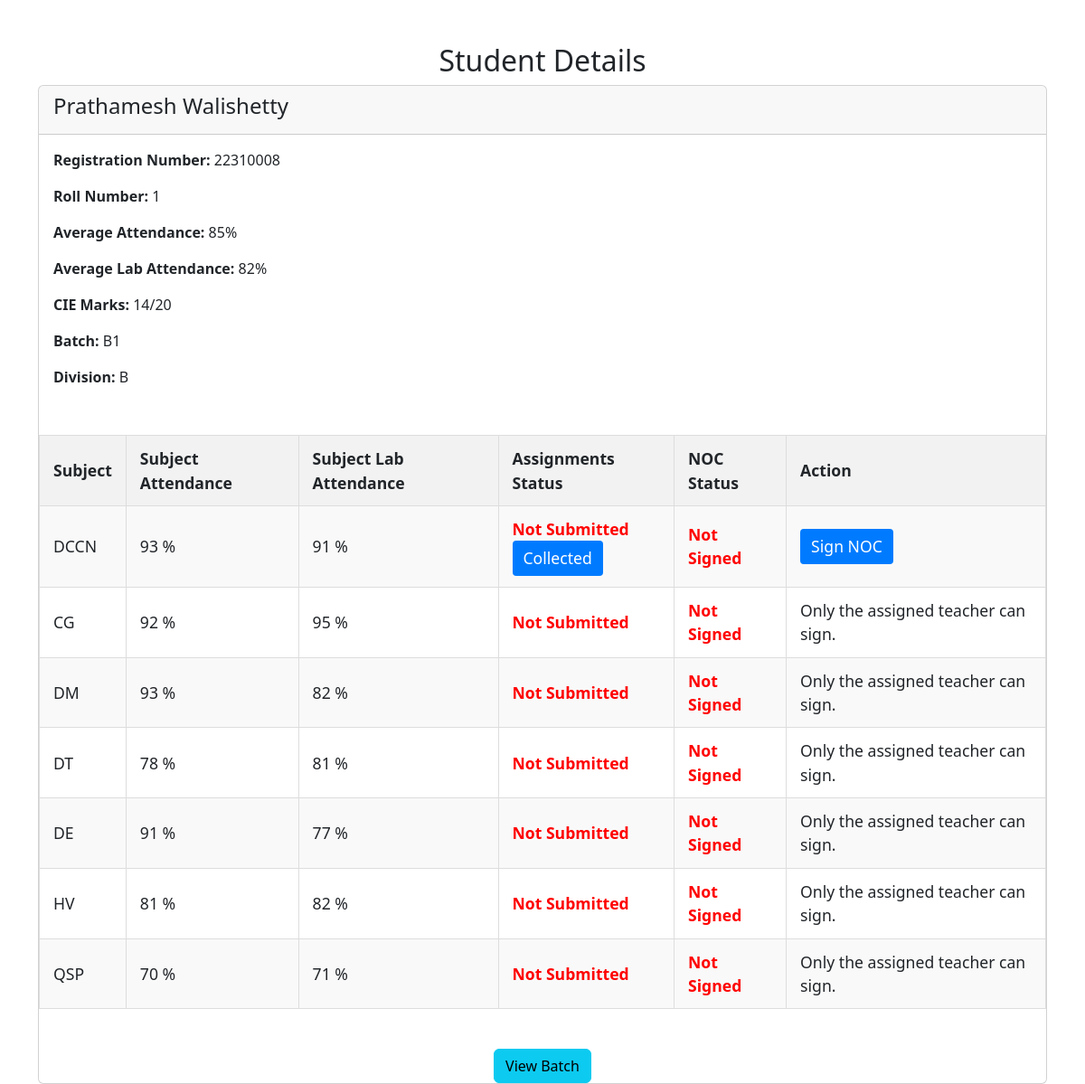
/view_student/22310008/ (signed in), run on the app's committed database.
### login/models.py (models this page shows, shortened)
class Student(models.Model):
    user = models.OneToOneField(User, on_delete=models.CASCADE, null=True, blank=True)
    registration_number = models.CharField(max_length=20, unique=True, primary_key=True)
    roll_number = models.CharField(max_length=20, unique=True)
    attendance = models.IntegerField(default=0)
    cie_marks = models.IntegerField(default=0)
    first_name = models.CharField(max_length=50)
    last_name = models.CharField(max_length=50)
    batch = models.ForeignKey(Batch, on_delete=models.SET_NULL, null=True, blank=True)
    division = models.ForeignKey(Division, on_delete=models.SET_NULL, null=True, blank=True)
    subjects = models.ManyToManyField(Subject, blank=True)

class Batch(models.Model):
    name = models.CharField(max_length=10, unique=True, primary_key=True)
    division = models.ForeignKey(Division, on_delete=models.CASCADE)

class Division(models.Model):
    name = models.CharField(max_length=10, unique=True, primary_key=True)

class Subject(models.Model):
    subject_id = models.CharField(max_length=10, unique=True, primary_key=True)
    subject_name = models.CharField(max_length=50)

### login/views.py (the view)
# urls.py: path('view_student/<str:registration_number>/', views.view_student, name='view_student'),
@login_required
def view_student(request, registration_number):
    student = Student.objects.get(registration_number=registration_number)
    student_subjects = StudentSubject.objects.filter(student=student)
    teacher_subjects = request.user.faculty.subjects.all()
    student_subjects_info = []
    attendance_total=0
    attendance_lab_total=0
    for student_subject in student_subjects:
        attendance_total = attendance_total + student_subject.subject_attendance
        attendance_lab_total = attendance_lab_total + student_subject.subject_lab_attendance
        is_teacher_assigned = teacher_subjects.filter(subject_id=student_subject.subject.subject_id).exists()
        student_subjects_info.append({
            'subject_attendance':student_subject.subject_attendance,
            'subject_lab_attendance':student_subject.subject_lab_attendance,
            'assignments_submitted':student_subject.assignments_submitted,
            'subject': student_subject.subject,
            'noc_signed': student_subject.noc_signed,
            'is_teacher_assigned': is_teacher_assigned
        })
        avg_att =int(attendance_total/7)
        avg_lab_att= int(attendance_lab_total/7)
    return render(request, 'view_student.html', {
        'student': student,
        'avg_att':avg_att,
        'avg_lab_att':avg_lab_att,
        'student_subjects_info': student_subjects_info,
    })

### templates/view_student.html (shortened to what this page needs)
{% extends "base.html" %}
{% block body %}
<div class="container mt-5">
    <h2 class="text-center">Student Details</h2>
    <div class="card">
        <div class="card-header">
            <h4>{{ student.first_name }} {{ student.last_name }}</h4>
        </div>
        <div class="card-body">
            <p><strong>Registration Number:</strong> {{ student.registration_number }}</p>
            <p><strong>Roll Number:</strong> {{ student.roll_number }}</p>
            <p><strong>Average Attendance:</strong> {{ avg_att }}%</p>
            <p><strong>Average Lab Attendance:</strong> {{ avg_lab_att }}%</p>
            <p><strong>CIE Marks:</strong> {{ student.cie_marks }}/20</p>
            <p><strong>Batch:</strong> {{ student.batch.name }}</p>
            <p><strong>Division:</strong> {{ student.division.name }}</p>
        </div>
    <table>
        <tr>
            <th>Subject</th>
            <th>Subject Attendance</th>
            <th>Subject Lab Attendance</th>
            <th>Assignments Status</th>
            <th>NOC Status</th>
            <th>Action</th>
        </tr>
        {% for info in student_subjects_info %}
        <tr>
            <td>{{ info.subject.subject_name }}</td>
            <td>{{ info.subject_attendance }} %</td>
            <td>{{ info.subject_lab_attendance }} %</td>
            <td class="status {% if info.assignments_submitted %} submitted {% else %} not-submitted {% endif %}">
                {% if info.assignments_submitted %} Submitted {% else %} Not Submitted {% endif %}
                {% if info.is_teacher_assigned %}
                    <form method="POST" action="{% url 'assignments_status' student.registration_number info.subject.subject_id %}">
                        <button type="submit">Collected</button>
                    </form>
                    {% endif %}
            </td>
            <td class="status {% if info.noc_signed %} signed {% else %} not-signed {% endif %}">
                {% if info.noc_signed %} Signed {% else %} Not Signed {% endif %}
            </td>
            <td>
                {% if info.is_teacher_assigned %}
                    <form method="POST" action="{% url 'sign_noc_for_subject' student.registration_number info.subject.subject_id %}">
                        <button type="submit">Sign NOC</button>
                    </form>
                {% else %}
                    Only the assigned teacher can sign.
                {% endif %}
            </td>
        </tr>
        {% endfor %}
    </table>
    <div class="text-center mt-4">
        <a href="{% url 'show_batch_data' %}" class="btn btn-info">View Batch</a>
    </div>
{% endblock body %}

### templates/base.html (shortened to what this page needs)
<!doctype html>
<html lang="en">
<head>
  <link href="https://cdn.jsdelivr.net/npm/bootstrap@5.3.0/dist/css/bootstrap.min.css" rel="stylesheet">
</head>
<body>
  {%block body%}{%endblock body%}
</body>
</html>

### templates/view_student.html (style rules this page uses)
table { width: 100%; border-collapse: collapse; margin: 20px 0; font-size: 1.1em; text-align: left; }
th, td { padding: 12px 15px; border: 1px solid #ddd; }
th { background-color: #f2f2f2; }
tr:nth-child(even) { background-color: #f9f9f9; }
.status { font-weight: bold; }
.not-submitted { color: red; }
.not-signed { color: red; }
button { padding: 6px 12px; border: none; background-color: #007BFF; color: white; border-radius: 4px; cursor: pointer; }

### data on the page
Student: first_name "Prathamesh", last_name "Walishetty", registration_number "22310008", roll_number "1", cie_marks "14", batch.name "B1", division.name "B"
Subject: subject.subject_name "DCCN", subject_attendance "93", subject_lab_attendance "91", shows "Collected", shows "Sign NOC"
Subject: subject.subject_name "CG", subject_attendance "92", subject_lab_attendance "95", shows "Only the assigned teacher can sign."
Subject: subject.subject_name "DM", subject_attendance "93", subject_lab_attendance "82", shows "Only the assigned teacher can sign."
Subject: subject.subject_name "DT", subject_attendance "78", subject_lab_attendance "81", shows "Only the assigned teacher can sign."
Subject: subject.subject_name "DE", subject_attendance "91", subject_lab_attendance "77", shows "Only the assigned teacher can sign."
Subject: subject.subject_name "HV", subject_attendance "81", subject_lab_attendance "82", shows "Only the assigned teacher can sign."
Subject: subject.subject_name "QSP", subject_attendance "70", subject_lab_attendance "71", shows "Only the assigned teacher can sign."

### other printed values
{{ avg_att }} "85"
{{ avg_lab_att }} "82"
